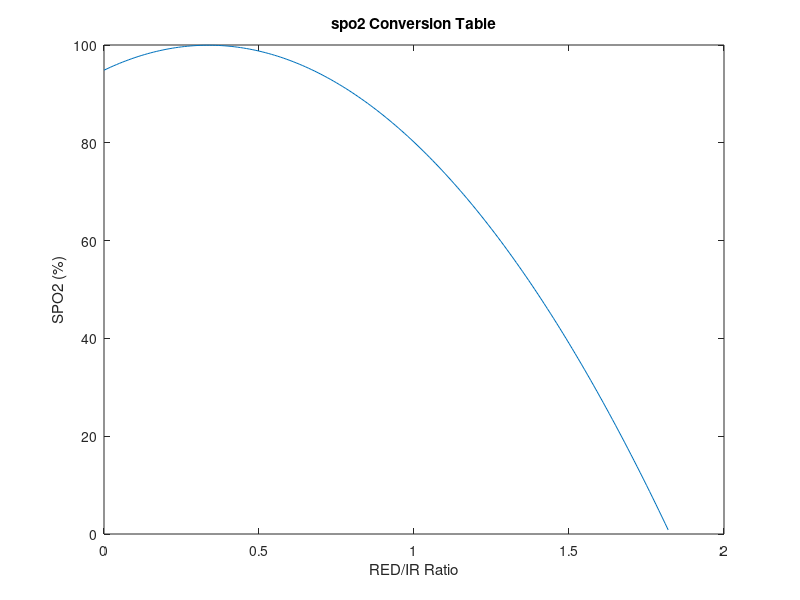

The MATLAB source for this figure:
% Aaron Lim
% Senior Design
% SPO2 Table
% 27 February 2017

ratio = 0:.01:1.825;

%(-45.060 .* ratio .* ratio) + (30.354 .* ratio) + 94.845
spo2 = (-45.060 .* ratio .* ratio) + (30.354 .* ratio) + 94.845;

figure();
plot(ratio,spo2);
title('spo2 Conversion Table');
xlabel('RED/IR Ratio');
ylabel('SPO2 (%)');

spo2_table = [ 95, 95, 95, 96, 96, 96, 97, 97, 97, 97, 97, 98, 98, ...
              98, 98, 98, 99, 99, 99, 99, 99, 99, 99, 99, 100, 100, 100, 100, 100, 100, ...
              100, 100, 100, 100, 100, 100, 100, 100, 100, 100, 100, 100, 100, 100, 99, ...
              99, 99, 99, 99, 99, 99, 99, 98, 98, 98, 98, 98, 98, 97, 97, 97, 97, 96, 96, ...
              96, 96, 95, 95, 95, 94, 94, 94, 93, 93, 93, 92, 92, 92, 91, 91, 90, 90, 89, ...
              89, 89, 88, 88, 87, 87, 86, 86, 85, 85, 84, 84, 83, 82, 82, 81, 81, 80, 80, ...
              79, 78, 78, 77, 76, 76, 75, 74, 74, 73, 72, 72, 71, 70, 69, 69, 68, 67, 66, ...
              66, 65, 64, 63, 62, 62, 61, 60, 59, 58, 57, 56, 56, 55, 54, 53, 52, 51, 50, ...
              49, 48, 47, 46, 45, 44, 43, 42, 41, 40, 39, 38, 37, 36, 35, 34, 33, 31, 30, ...
              29, 28, 27, 26, 25, 23, 22, 21, 20, 19, 17, 16, 15, 14, 12, 11, 10, 9, 7, 6, ...
              5, 3, 2, 1 ];